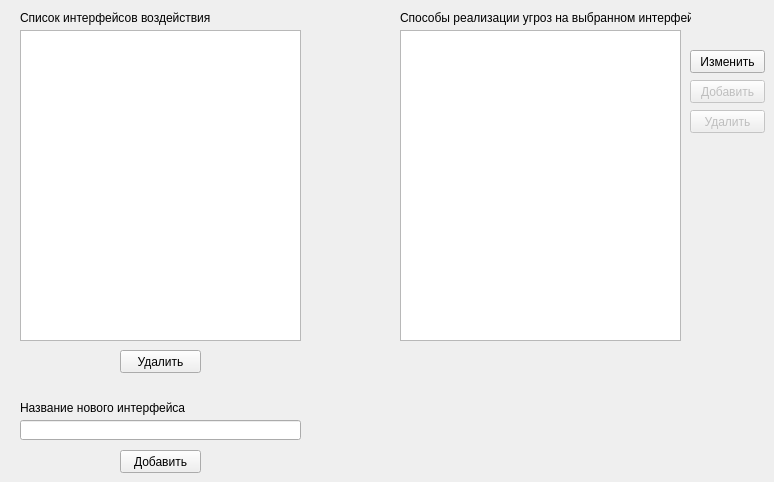
    <widget class="QWidget" name="interface_page">
     <widget class="QPushButton" name="interface_add_realization_btn">
      <property name="enabled">
       <bool>false</bool>
      </property>
      <property name="geometry">
       <rect>
        <x>690</x>
        <y>80</y>
        <width>75</width>
        <height>23</height>
       </rect>
      </property>
      <property name="text">
       <string>Добавить</string>
      </property>
     </widget>
     <widget class="QLabel" name="label_12">
      <property name="geometry">
       <rect>
        <x>400</x>
        <y>10</y>
        <width>291</width>
        <height>16</height>
       </rect>
      </property>
      <property name="text">
       <string>Способы реализации угроз на выбранном интерфейсе</string>
      </property>
     </widget>
     <widget class="QPushButton" name="interface_add_btn">
      <property name="geometry">
       <rect>
        <x>120</x>
        <y>450</y>
        <width>81</width>
        <height>23</height>
       </rect>
      </property>
      <property name="text">
       <string>Добавить</string>
      </property>
     </widget>
     <widget class="QListWidget" name="interface_int_list">
      <property name="geometry">
       <rect>
        <x>20</x>
        <y>30</y>
        <width>281</width>
        <height>311</height>
       </rect>
      </property>
      <property name="wordWrap">
       <bool>true</bool>
      </property>
     </widget>
     <widget class="QLabel" name="label_13">
      <property name="geometry">
       <rect>
        <x>20</x>
        <y>10</y>
        <width>261</width>
        <height>16</height>
       </rect>
      </property>
      <property name="text">
       <string>Список интерфейсов воздействия</string>
      </property>
     </widget>
     <widget class="QListWidget" name="interface_realization_list">
      <property name="geometry">
       <rect>
        <x>400</x>
        <y>30</y>
        <width>281</width>
        <height>311</height>
       </rect>
      </property>
      <property name="wordWrap">
       <bool>true</bool>
      </property>
     </widget>
     <widget class="QPushButton" name="interface_delete_btn">
      <property name="geometry">
       <rect>
        <x>120</x>
        <y>350</y>
        <width>81</width>
        <height>23</height>
       </rect>
      </property>
      <property name="text">
       <string>Удалить</string>
      </property>
     </widget>
     <widget class="QLineEdit" name="interface_add_le">
      <property name="geometry">
       <rect>
        <x>20</x>
        <y>420</y>
        <width>281</width>
        <height>20</height>
       </rect>
      </property>
     </widget>
     <widget class="QPushButton" name="interface_change_realization_btn">
      <property name="geometry">
       <rect>
        <x>690</x>
        <y>50</y>
        <width>75</width>
        <height>23</height>
       </rect>
      </property>
      <property name="text">
       <string>Изменить</string>
      </property>
     </widget>
     <widget class="QLabel" name="label_37">
      <property name="geometry">
       <rect>
        <x>20</x>
        <y>400</y>
        <width>261</width>
        <height>16</height>
       </rect>
      </property>
      <property name="text">
       <string>Название нового интерфейса</string>
      </property>
     </widget>
     <widget class="QPushButton" name="interface_delete_realization_btn">
      <property name="enabled">
       <bool>false</bool>
      </property>
      <property name="geometry">
       <rect>
        <x>690</x>
        <y>110</y>
        <width>75</width>
        <height>23</height>
       </rect>
      </property>
      <property name="text">
       <string>Удалить</string>
      </property>
     </widget>
    </widget>
